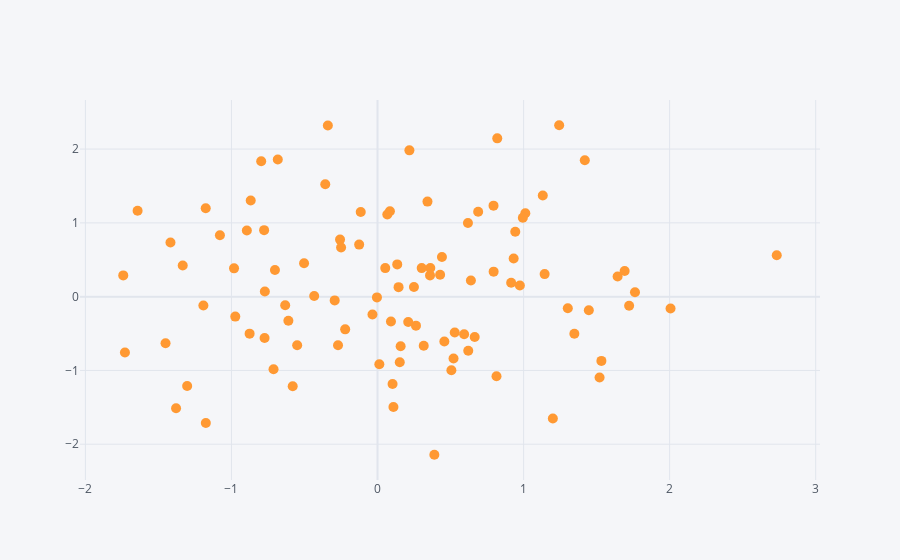

The cell this chart's notebook holds for it:
### Markdown cell above
## Dispersão

### Code cell
df.iplot(kind='scatter',x='A',y='B',mode='markers',size=10)
